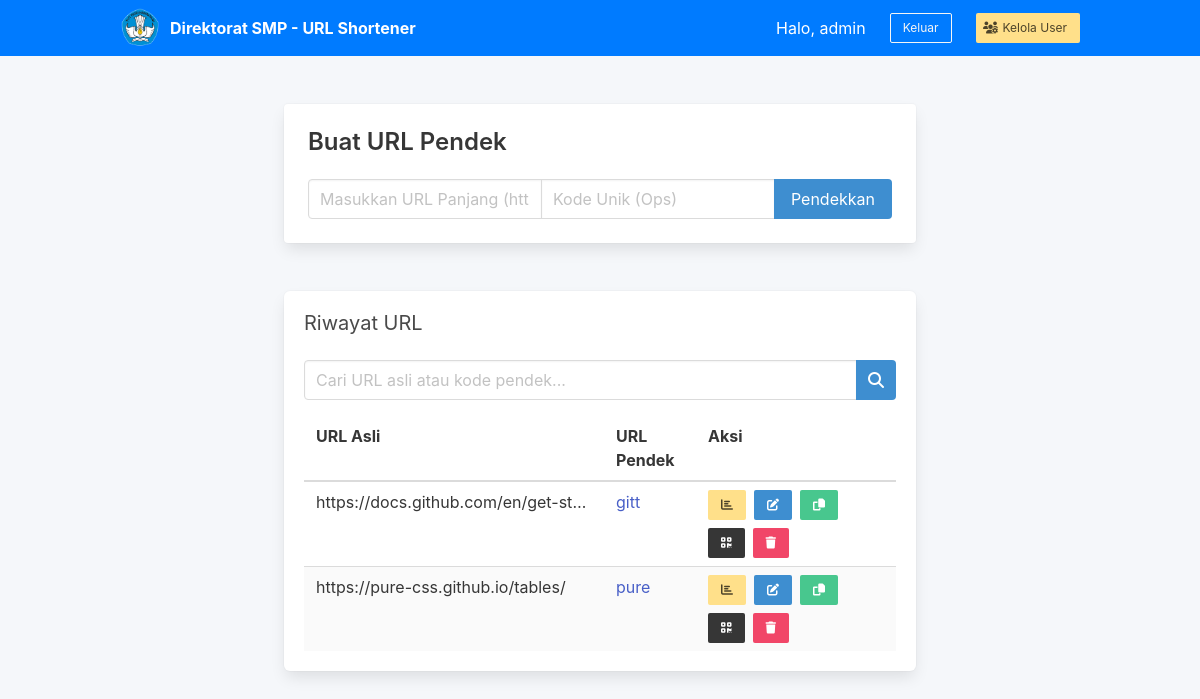
The page /admin (signed in) on the database its author committed.
### tables this page shows
CREATE TABLE urls (
            id INTEGER PRIMARY KEY AUTOINCREMENT,
            long_url TEXT NOT NULL,
            short_code VARCHAR(50) NOT NULL UNIQUE,
            created_at TIMESTAMP DEFAULT CURRENT_TIMESTAMP,
            user_id INTEGER DEFAULT 1
        );

### index.php (the view, shortened to what this page needs)
<?php
$dbType = 'sqlite';
$dbHost = 'localhost';
$dbName = 'url_shortener';
$dbUser = 'root';
$dbPass = '';
$dbPort = '';
$appTitle = 'Direktorat SMP - URL Shortener';
$appLogo = 'logo.png';
$appLang = 'id';
$enableIndexes = true;
$enableDailySummary = true;
function __($key) {
    global $appLang;
    static $translations = null;
    if ($translations === null) {
        $translations = getTranslations();
    }
    return $translations[$appLang][$key] ?? ($translations['en'][$key] ?? $key);
}
if ($dbType === 'mysql') {
    $port = $dbPort ?: '3306';
    $dsn = "mysql:host=$dbHost;port=$port;dbname=$dbName;charset=utf8mb4";
    $user = $dbUser;
    $pass = $dbPass;
} elseif ($dbType === 'pgsql') {
    $port = $dbPort ?: '5432';
    $dsn = "pgsql:host=$dbHost;port=$port;dbname=$dbName";
    $user = $dbUser;
    $pass = $dbPass;
} elseif ($dbType === 'sqlite') {
    $dbFile = __DIR__ . '/url_shortener.sqlite';
    $dsn = "sqlite:$dbFile";
    $user = null;
    $pass = null;
}
$options = [
    PDO::ATTR_ERRMODE => PDO::ERRMODE_EXCEPTION,
    PDO::ATTR_DEFAULT_FETCH_MODE => PDO::FETCH_ASSOC,
];
try {
    $pdo = new PDO($dsn, $user ?? null, $pass ?? null, $options);
    if ($dbType === 'mysql') {
        $pdo->exec("CREATE TABLE IF NOT EXISTS users (
            id INT AUTO_INCREMENT PRIMARY KEY,
            username VARCHAR(50) NOT NULL UNIQUE,
            password TEXT NOT NULL,
            is_admin INTEGER DEFAULT 0,
            force_change_password INTEGER DEFAULT 0
        );");
    } else {
        $pdo->exec("CREATE TABLE IF NOT EXISTS users (
            id INTEGER PRIMARY KEY AUTOINCREMENT,
            username VARCHAR(50) NOT NULL UNIQUE,
            password TEXT NOT NULL,
            is_admin INTEGER DEFAULT 0,
            force_change_password INTEGER DEFAULT 0
        );");
    }
    try {
        $pdo->exec("ALTER TABLE users ADD COLUMN force_change_password INTEGER DEFAULT 0");
    } catch (Exception $e) {}
    try {
        $pdo->exec("ALTER TABLE users ADD COLUMN is_admin INTEGER DEFAULT 0");
        $pdo->exec("UPDATE users SET is_admin = 1 WHERE username = 'admin'");
    } catch (Exception $e) {}
    if ($dbType === 'mysql') {
        $pdo->exec("CREATE TABLE IF NOT EXISTS urls (
            id INT AUTO_INCREMENT PRIMARY KEY,
            long_url TEXT NOT NULL,
            short_code VARCHAR(50) NOT NULL UNIQUE,
            created_at TIMESTAMP DEFAULT CURRENT_TIMESTAMP,
            user_id INTEGER DEFAULT 1,
            INDEX idx_user_id (user_id),
            INDEX idx_short_code (short_code)
        );");
    } else {
        $pdo->exec("CREATE TABLE IF NOT EXISTS urls (
            id INTEGER PRIMARY KEY AUTOINCREMENT,
            long_url TEXT NOT NULL,
            short_code VARCHAR(50) NOT NULL UNIQUE,
            created_at TIMESTAMP DEFAULT CURRENT_TIMESTAMP,
            user_id INTEGER DEFAULT 1
        );");
        try {
            $pdo->exec("CREATE INDEX IF NOT EXISTS idx_urls_user_id ON urls(user_id)");
            $pdo->exec("CREATE INDEX IF NOT EXISTS idx_urls_short_code ON urls(short_code)");
        } catch (Exception $e) {}
    }
    try {
        $pdo->exec("ALTER TABLE urls ADD COLUMN user_id INTEGER DEFAULT 1");
    } catch (Exception $e) {}
    if ($dbType === 'mysql') {
        $pdo->exec("CREATE TABLE IF NOT EXISTS visits (
            id INT AUTO_INCREMENT PRIMARY KEY,
            url_id INTEGER,
            ip_address VARCHAR(45),
            country VARCHAR(100),
            city VARCHAR(100),
            user_agent TEXT,
            referrer TEXT,
            created_at TIMESTAMP DEFAULT CURRENT_TIMESTAMP,
            INDEX idx_url_id (url_id),
            INDEX idx_created_at (created_at),
            INDEX idx_ip_address (ip_address),
            INDEX idx_url_date (url_id, created_at),
            FOREIGN KEY(url_id) REFERENCES urls(id) ON DELETE CASCADE
        );");
    } else {
        $pdo->exec("CREATE TABLE IF NOT EXISTS visits (
            id INTEGER PRIMARY KEY AUTOINCREMENT,
            url_id INTEGER,
            ip_address VARCHAR(45),
            country VARCHAR(100),
            city VARCHAR(100),
            user_agent TEXT,
            referrer TEXT,
            created_at TIMESTAMP DEFAULT CURRENT_TIMESTAMP,
            FOREIGN KEY(url_id) REFERENCES urls(id) ON DELETE CASCADE
        );");
        if ($enableIndexes) {
            try {
                $pdo->exec("CREATE INDEX IF NOT EXISTS idx_visits_url_id ON visits(url_id)");
                $pdo->exec("CREATE INDEX IF NOT EXISTS idx_visits_created_at ON visits(created_at)");
                $pdo->exec("CREATE INDEX IF NOT EXISTS idx_visits_ip_address ON visits(ip_address)");
                $pdo->exec("CREATE INDEX IF NOT EXISTS idx_visits_url_date ON visits(url_id, created_at)");
            } catch (Exception $e) {}
        }
    }
    if ($enableDailySummary) {
        if ($dbType === 'mysql') {
            $pdo->exec("CREATE TABLE IF NOT EXISTS daily_stats (
                id INT AUTO_INCREMENT PRIMARY KEY,
                url_id INT,
                stat_date DATE,
                total_clicks INT DEFAULT 0,
                unique_visitors INT DEFAULT 0,
                created_at TIMESTAMP DEFAULT CURRENT_TIMESTAMP,
                updated_at TIMESTAMP DEFAULT CURRENT_TIMESTAMP ON UPDATE CURRENT_TIMESTAMP,
                UNIQUE KEY unique_url_date (url_id, stat_date),
                INDEX idx_stat_date (stat_date),
                INDEX idx_url_id (url_id),
                FOREIGN KEY(url_id) REFERENCES urls(id) ON DELETE CASCADE
            );");
        } else {
            $pdo->exec("CREATE TABLE IF NOT EXISTS daily_stats (
                id INTEGER PRIMARY KEY AUTOINCREMENT,
                url_id INTEGER,
                stat_date DATE,
                total_clicks INTEGER DEFAULT 0,
                unique_visitors INTEGER DEFAULT 0,
                created_at TIMESTAMP DEFAULT CURRENT_TIMESTAMP,
                UNIQUE (url_id, stat_date),
                FOREIGN KEY(url_id) REFERENCES urls(id) ON DELETE CASCADE
            );");
            try {
                $pdo->exec("CREATE INDEX IF NOT EXISTS idx_daily_stats_date ON daily_stats(stat_date)");
                $pdo->exec("CREATE INDEX IF NOT EXISTS idx_daily_stats_url ON daily_stats(url_id)");
            } catch (Exception $e) {}
        }
    }
} catch (PDOException $e) {
    renderErrorPage("Gagal Koneksi Database", "Tidak dapat terhubung ke database. Pastikan konfigurasi benar.<br>Error: " . htmlspecialchars($e->getMessage()), true);
}
function getBaseUrl() {
    $protocol = (!empty($_SERVER['HTTPS']) && $_SERVER['HTTPS'] !== 'off' || $_SERVER['SERVER_PORT'] == 443) ? "https" : "http";
    return $protocol . "://" . $_SERVER['HTTP_HOST'];
}
$uri = parse_url($_SERVER['REQUEST_URI'], PHP_URL_PATH);
function renderHeader($title) {
    echo "<!DOCTYPE html><html><head><meta charset='utf-8'><meta name='viewport' content='width=device-width, initial-scale=1'><title>$title</title>";
    echo "<link rel='stylesheet' href='https://cdn.jsdelivr.net/npm/bulma@0.9.4/css/bulma.min.css'>";
    echo "<link rel='stylesheet' href='https://cdnjs.cloudflare.com/ajax/libs/font-awesome/6.4.0/css/all.min.css'>";
    echo "</head><body>";
}
function renderFooter() {
    echo "</body></html>";
}
if ($uri === BASE_PATH . '/admin') {
    $username = $_SESSION['username'];
    renderHeader($appTitle);
    echo "<nav class='navbar is-info' role='navigation' aria-label='main navigation' style='background-color: #007bff;'>";
    echo "<div class='container'>";
    echo "<div class='navbar-brand'>";
    echo "<a class='navbar-item' href='#'>";
    if (file_exists(__DIR__ . '/' . $appLogo)) {
        echo "<img src='$appLogo' alt='Logo' style='max-height: 40px; margin-right: 10px;'>";
    }
    echo "<b>$appTitle</b>";
    echo "</a>";
    echo "</div>";
    echo "<div id='navbarBasic' class='navbar-menu'>";
    echo "<div class='navbar-end'>";
    echo "<div class='navbar-item'>" . __('hello') . ", $username</div>";
    echo "<div class='navbar-item'>";
    echo "<div class='buttons'>";
    echo "<a class='button is-light is-small is-outlined' href='" . BASE_PATH . "/logout'>" . __('logout') . "</a>";
    echo "</div>";
    echo "</div>";
    if (!empty($_SESSION['is_admin'])) {
        echo "<div class='navbar-item'>";
        echo "<a class='button is-warning is-small' href='" . BASE_PATH . "/users'>";
        echo "<span class='icon is-small'><i class='fas fa-users-cog'></i></span>";
        echo "<span>" . __('manage_users') . "</span>";
        echo "</a>";
        echo "</div>";
        echo "</div>";
    }
    echo "</div>";
    echo "</div>";
    echo "</nav>";
    echo "<section class='section'>";
    echo "<div class='container'>";
    echo "<div class='columns'>";
    echo "<div class='column is-8 is-offset-2'>";
    echo "<div class='card mb-6'>";
    echo "<div class='card-content'>";
    echo "<p class='title is-4'>" . __('create_url') . "</p>";
    echo "<form method='post'>";
    echo "<div class='field has-addons'>";
    echo "<div class='control is-expanded'><input class='input' type='text' name='long_url' placeholder='" . __('long_url_ph') . "' required></div>";
    echo "<div class='control'><input class='input' type='text' name='short_code' placeholder='" . __('short_code_ph') . "'></div>";
    echo "<div class='control'><button class='button is-info' type='submit'>" . __('shorten_btn') . "</button></div>";
    echo "</div>";
    echo "</form>";
    echo "</div>";
    echo "</div>";
    $page = isset($_GET['page']) ? (int)$_GET['page'] : 1;
    $limit = 5;
    $offset = ($page - 1) * $limit;
    $search = $_GET['q'] ?? '';
    $sql = "SELECT * FROM urls WHERE user_id = ?";
    $params = [$_SESSION['user_id']];
    $sql .= " ORDER BY created_at DESC LIMIT $limit OFFSET $offset";
    $stmt = $pdo->prepare($sql);
    $stmt->execute($params);
    $urls = $stmt->fetchAll();
    echo "<div class='box'>";
    echo "<h2 class='subtitle'>" . __('history') . "</h2>";
    echo "<form method='get' class='mb-4'>";
    echo "<div class='field has-addons'>";
    echo "<div class='control is-expanded'>";
    echo "<input class='input' type='text' name='q' placeholder='" . __('search_ph') . "' value='" . htmlspecialchars($search) . "'>";
    echo "</div>";
    echo "<div class='control'>";
    echo "<button class='button is-info' type='submit'><span class='icon'><i class='fas fa-search'></i></span></button>";
    echo "</div>";
    echo "</div>";
    echo "</form>";
    echo "<div class='table-container'>";
    echo "<table class='table is-striped is-hoverable is-fullwidth is-responsive-cards'>";
    echo "<thead><tr><th>" . __('original_url') . "</th><th>" . __('short_url') . "</th><th width='200'>" . __('actions') . "</th></tr></thead>";
    echo "<tbody>";
    foreach ($urls as $u) {
        $shortLink = getBaseUrl() . BASE_PATH . "/" . $u['short_code'];
        $longUrlDisplay = htmlspecialchars($u['long_url']);
        echo "<tr>";
        echo "<td data-label='URL Asli' style='max-width: 300px; overflow: hidden; text-overflow: ellipsis; white-space: nowrap;' title='$longUrlDisplay'>$longUrlDisplay</td>";
        echo "<td data-label='URL Pendek'><a href='$shortLink' target='_blank'>{$u['short_code']}</a></td>";
        echo "<td data-label='Aksi'>";
        echo "<div class='buttons are-small'>";
        echo "<a class='button is-warning' href='" . BASE_PATH . "/stats?id={$u['id']}' title='" . __('stats') . "'><i class='fas fa-chart-bar'></i></a>";
        echo "<button class='button is-info' onclick='openEditModal(\"{$u['id']}\", \"" . htmlspecialchars($u['long_url'], ENT_QUOTES) . "\", \"{$u['short_code']}\")' title='" . __('edit') . "'><i class='fas fa-edit'></i></button>";
        echo "<button class='button is-success' onclick='copyToClipboard(\"$shortLink\")' title='" . __('copy') . "'><i class='fas fa-copy'></i></button>";
        echo "<button class='button is-dark' onclick='openQRModal(\"$shortLink\")' title='" . __('qr_code') . "'><i class='fas fa-qrcode'></i></button>";
        echo "<form method='post' action='" . BASE_PATH . "/delete' style='display:inline;' onsubmit='return confirm(\"" . __('confirm_delete') . "\")'>";
        echo "<button class='button is-danger' type='submit' title='" . __('delete') . "'><i class='fas fa-trash'></i></button>";
        echo "</form>";
        echo "</div>";
        echo "</td>";
        echo "</tr>";
    }
    echo "</tbody>";
    echo "</table>";
    echo "</div>";
    echo "</div>";
    echo "</div>";
    echo "</div>";
    echo "</div>";
    echo "</section>";
    renderFooter();
    exit;
}
exit;

### index.php (style rules this page uses)
:root { --primary-blue: #007bff; --primary-yellow: #ffc107; }
body { background-color: #f5f7fa; min-height: 100vh; }
.navbar.is-info { background-color: var(--primary-blue); }
.title { color: #363636; }

### rows shown on the page
urls: long_url "https://docs.github.com/en/get-st…", short_code "gitt"
urls: long_url "https://pure-css.github.io/tables/", short_code "pure"

### other values the page prints
$appTitle "Direktorat SMP - URL Shortener"
__('hello') "Halo"
$username "admin"
__('logout') "Keluar"
__('manage_users') "Kelola User"
__('create_url') "Buat URL Pendek"
__('shorten_btn') "Pendekkan"
__('history') "Riwayat URL"
__('original_url') "URL Asli"
__('short_url') "URL Pendek"
__('actions') "Aksi"
